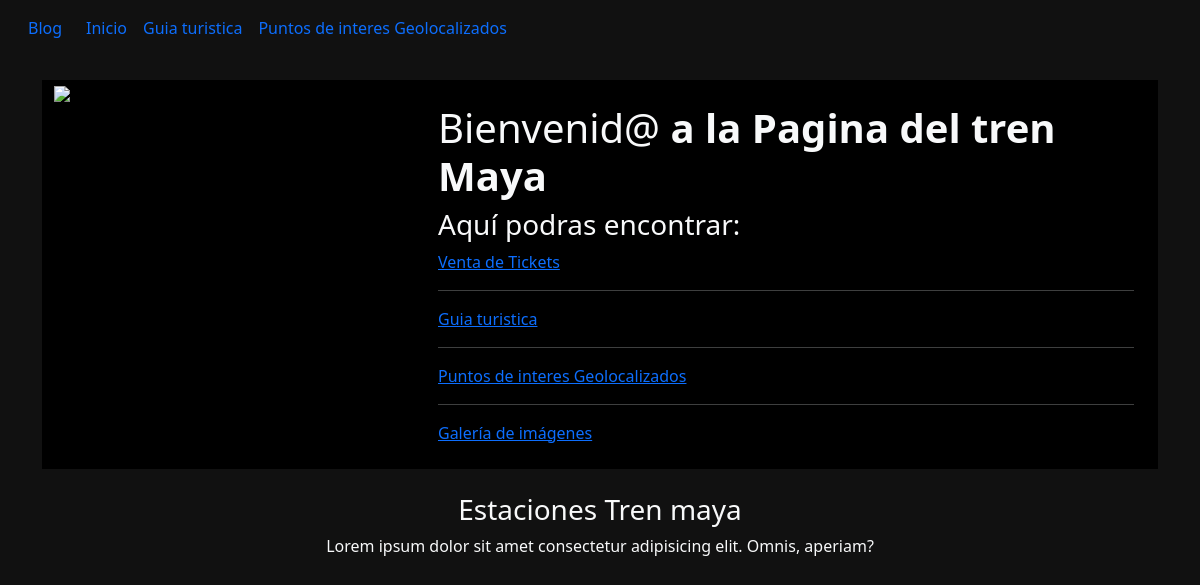
The app's page /, older data.
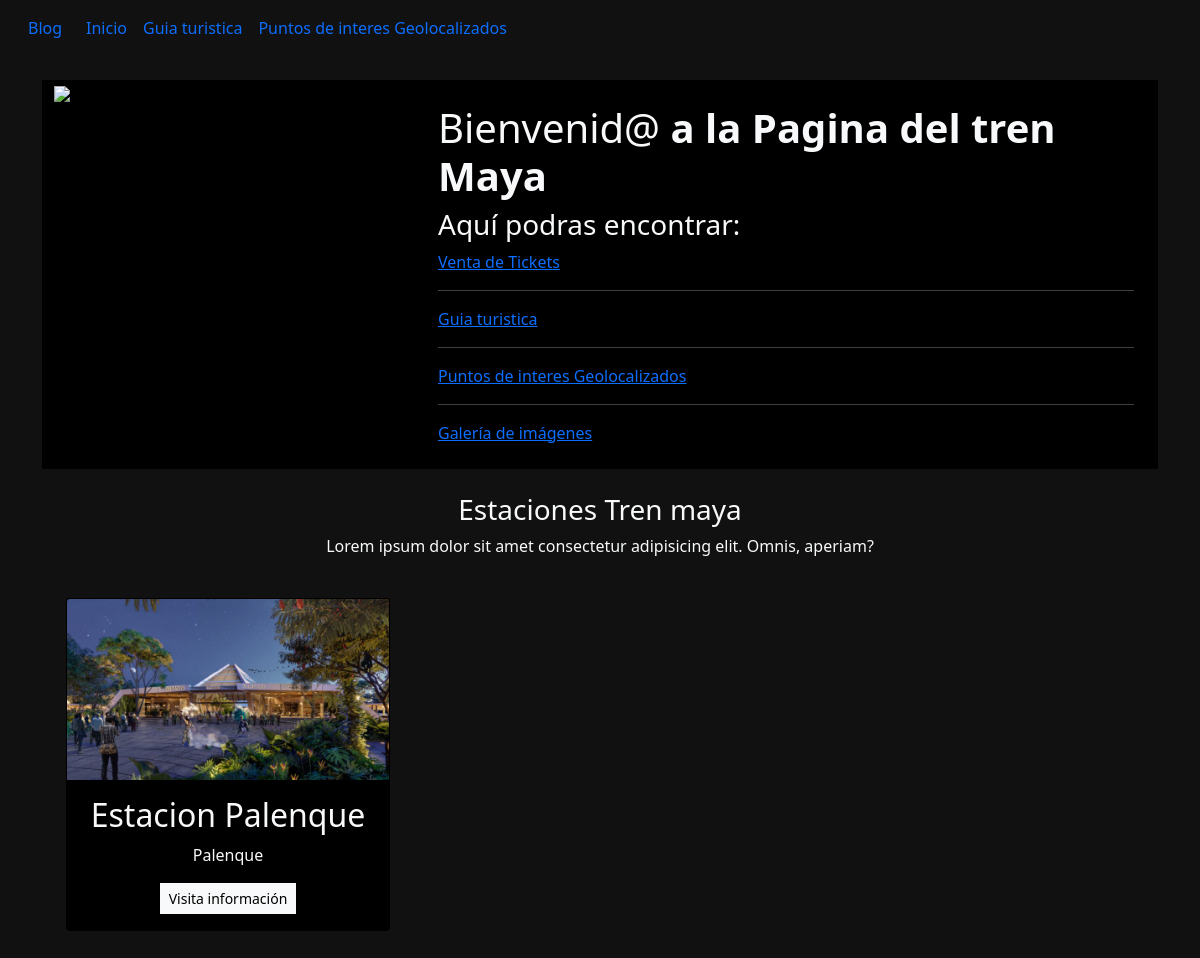
The same page, newer data.
### porfolio/models.py (models this page shows)
class Project(models.Model):
    title = CharField(max_length=100)
    description = CharField(max_length=250)
    image = ImageField(upload_to="porfolio/images/")
    url = URLField(blank=True)

### porfolio/views.py (the view)
# urls.py: 2. Add a URL to urlpatterns:  path('', views.home, name='home')
def home(request):
    projects = Project.objects.all()
    return render(request, "home.html", {"projects": projects})

### porfolio/templates/home.html
{% extends 'layout.html' %}
{% block content %}
{% load static %}
<header class="row bg-black">
    <div class="col-md-4">
        <img src="{% static 'portfolio/.jpeg' %}" />
    </div>
    <div class="col-md-8 my-auto p-4">
        <h1>Bienvenid@ <strong>a la Pagina del tren Maya</strong></h1>
        <h3>Aquí podras encontrar:</h3>
       <a href="tickets/">Venta de Tickets</a>
       <hr>
        <a href="guia/">Guia turistica</a>
        <hr>
        <a href="puntos_interes/">Puntos de interes Geolocalizados</a>
        <hr>
        <a href="galeria/">Galería de imágenes</a>
    </div>
</header>
<div class="row my-4 text-center">
    <h3>Estaciones Tren maya</h3>
    <p>Lorem ipsum dolor sit amet consectetur adipisicing elit. Omnis, aperiam?</p>
    {% for project in projects %}
    <div class="col-md-4 p-4">
        <div class="card bg-black card-project">
            <img src="{{project.image.url }}" class="card-img-top" />
            <div class="card-body">
                <h2>{{ project.title }}</h2>
                <p>{{ project.description }}</p>
                {% if project.url %}
                <a href="{{project.url}}" class="btn btn-light rounded-0 btn-sm" target="__blank" rel="noreferrer">Visita
                    información</a>
                {% endif %}
            </div>
        </div>
    </div>
    {% endfor %}
</div>
{% endblock %}

Row changes from the older to the newer data that the page shows:
added Project: image (picture), title "Estacion Palenque", description "Palenque"
